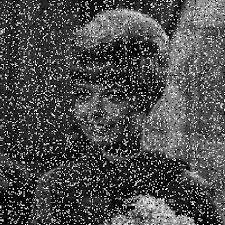
#> input picture salt-and-pepper.jfif, 225 x 225 px
$ python smoothening_images.py
#> lines starting #> are read from the running program, lines starting #| are printed output that depends on the picture
import cv2
import numpy as np
from matplotlib import pyplot

#img = cv2.imread('lena.jpg')
#img = cv2.cvtColor(img, cv2.COLOR_BGR2RGB)

#img = cv2.imread('salt-and-pepperr.jfif')
img = cv2.imread('salt-and-pepper.jfif')
#> img is the input picture: shape (225, 225, 3); min 0, max 255, mean 76.7

kernel = np.ones((5, 5), np.float32)/25
destImage = cv2.filter2D(img, -1, kernel)
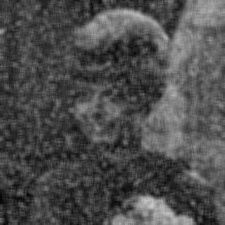
#> destImage: shape (225, 225, 3); min 5, max 202, mean 76.7
blur = cv2.blur(img, (5, 5))
gaussianBlur = cv2.GaussianBlur(img, (5, 5), 0)
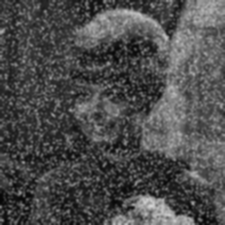
#> gaussianBlur: shape (225, 225, 3); min 5, max 211, mean 76.7
medianBlur = cv2.medianBlur(img, 3)
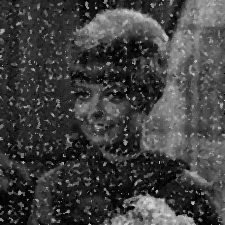
#> medianBlur: shape (225, 225, 3); min 0, max 218, mean 64.7
bilateralFilter = cv2.bilateralFilter(img, 5, 75, 75)

titles = ['image', '2D Convolution', 'blur',
          'gaussianBlur', 'medianBlur', 'bilateralFilter']
images = [img, destImage, blur, gaussianBlur, medianBlur, bilateralFilter]

for i in range(6):
    pyplot.subplot(2, 3, i+1), pyplot.imshow(images[i], 'gray')
    pyplot.title(titles[i])
    pyplot.xticks([]), pyplot.yticks([])

pyplot.show()

$ run again, with salt-and-pepperr.jfif copied over salt-and-pepper.jfif
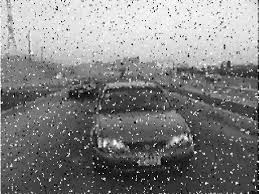
#> input picture salt-and-pepperr.jfif, 259 x 194 px
#> img is the input picture: shape (194, 259, 3); min 0, max 255, mean 129.4
#> `destImage = cv2.filter2D(img, -1, kernel)`:
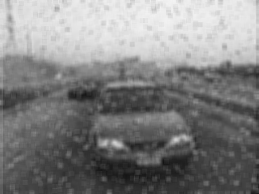
#> destImage: shape (194, 259, 3); min 19, max 244, mean 129.4
#> `medianBlur = cv2.medianBlur(img, 3)`:
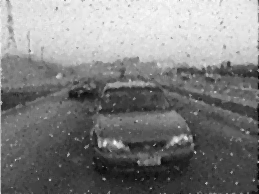
#> medianBlur: shape (194, 259, 3); min 1, max 255, mean 128.4

$ run again, with saltAndPepper.jfif copied over salt-and-pepper.jfif
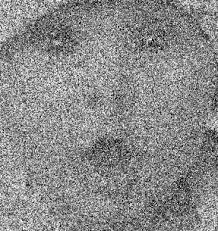
#> input picture saltAndPepper.jfif, 218 x 231 px
#> img is the input picture: shape (231, 218, 3); min 0, max 255, mean 137.8
#> `medianBlur = cv2.medianBlur(img, 3)`:
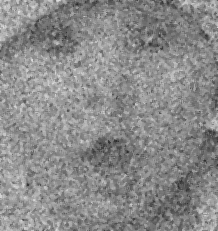
#> medianBlur: shape (231, 218, 3); min 42, max 223, mean 138.4
#> `bilateralFilter = cv2.bilateralFilter(img, 5, 75, 75)`:
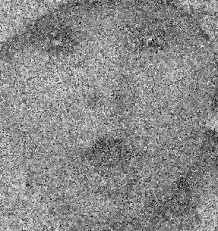
#> bilateralFilter: shape (231, 218, 3); min 0, max 252, mean 137.8
